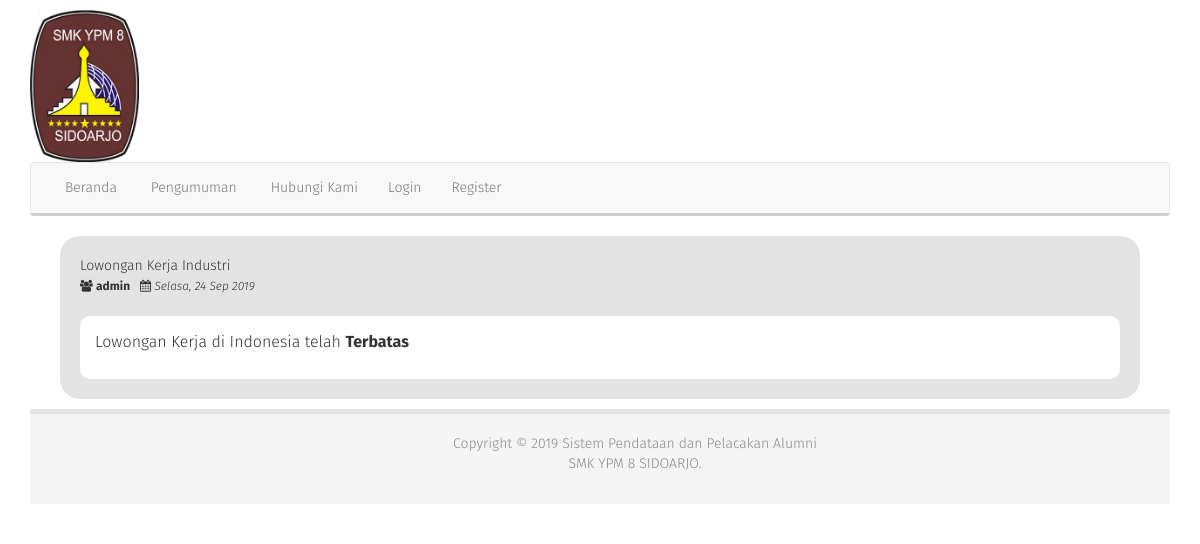
Screenshot of /tracer/index.php with the database file from the repository.
### tables this page shows
CREATE TABLE `rb_lk_tracer_menu` (
  `id` int(11) NOT NULL,
  `id_parent` int(11) NOT NULL,
  `nama_menu` varchar(64) DEFAULT NULL,
  `icon` varchar(64) DEFAULT NULL,
  `link` varchar(100) DEFAULT NULL,
  `aktif` enum('Ya','Tidak') DEFAULT NULL,
  `position` enum('Top','Bottom') DEFAULT NULL,
  `urutan` int(5) DEFAULT NULL
);

CREATE TABLE `rb_lk_pengumuman` (
  `id` int(11) NOT NULL,
  `judul` varchar(200) NOT NULL,
  `deskripsi` text DEFAULT NULL,
  `penulis` varchar(100) DEFAULT NULL,
  `waktu_post` datetime NOT NULL,
  `status` varchar(32) NOT NULL
);

### tracer/config/fungsi_indotgl.php (called while the page is built, shortened)
<?php
	function tgl_indo($tgl){
			$tanggal = substr($tgl,8,2);
			$bulan = getBulan(substr($tgl,5,2));
			$tahun = substr($tgl,0,4);
			return $tanggal.' '.$bulan.' '.$tahun;
	}
	function hari_ini($tanggal){
		$day = date('D', strtotime($tanggal));
		$dayList = array(
			'Sun' => 'Minggu',
			'Mon' => 'Senin',
			'Tue' => 'Selasa',
			'Wed' => 'Rabu',
			'Thu' => 'Kamis',
			'Fri' => 'Jumat',
			'Sat' => 'Sabtu'
		);
		return $dayList[$day];
	}
	function getBulan($bln){
				switch ($bln){
					case 9:
						return "Sep";
						break;
				}
			}
?>

### tracer/menu.php (the view, shortened to what this page needs)
<ul class="nav navbar-nav">
<?php
  $menu = mysqli_query($koneksi, "SELECT * FROM rb_lk_tracer_menu where id_parent='0' AND aktif='Ya' ORDER BY urutan ASC");
  while($dataMenu = mysqli_fetch_assoc($menu)){
    $menu_id = $dataMenu['id'];
    $submenu = mysqli_query($koneksi, "SELECT * FROM rb_lk_tracer_menu WHERE id_parent='$menu_id' AND aktif='Ya' ORDER BY urutan ASC");
    if(mysqli_num_rows($submenu) == 0){
      echo '<li><a href="'.$dataMenu['link'].'"><i class="glyphicon glyphicon-'.$dataMenu['icon'].'"></i> '.$dataMenu['nama_menu'].'</a></li>';
    }
  }
  if ($_SESSION['level']!='Calon'){
    echo "<li><a href='login.ta'> Login</a></li>
          <li><a href='register.ta'> Register</a></li>";
  }else{
    echo "<li><a href='index.php?view=profile'> Profile</a></li>";
    echo "<li><a href='index.php?view=riwayat'> Riwayat Pekerjaan</a></li>";
  }
echo "</ul>";
?>

### tracer/index.php (shortened to what this page needs)
<?php
include "config/koneksi.php";
include "config/fungsi_indotgl.php";
?>
<!DOCTYPE html>
<html lang="en">
<head>
  <link href="asset/css/bootstrap.min.css" rel="stylesheet">
  <link href="asset/css/style.css" rel="stylesheet">
  <link href="asset/css/blue.css" rel="stylesheet">
  <link rel="stylesheet" href="asset/css/font-awesome.min.css">
  <link href="asset/css/datepicker.css" rel="stylesheet">
</head>
<body>
  <div class="container">
    <a href="#" target="_BLANK" class="custom-logo-link" rel="home"><img width="" height="152" src="asset/images/sekolah_ypm.png" sizes="(max-width: 394px) 100vw, 394px"></a>
    <nav class="navbar navbar-default" style='margin-bottom: 0px; border-bottom:3px solid #cecece'>
      <div class="container-fluid">
        <div id="navbar" class="navbar-collapse collapse">
          <?php
          include "menu.php";
          ?>
        </div>
      </div>
    </nav>
    <div class="post text" style='padding-top: 20px;'>
      <?php
      if ($_GET['view'] == 'pendaftaran' or $_GET['view'] == 'pendaftaran_ulang') {
        echo "<div class='col-md-12'>";
        include "content.php";
        echo "</div>";
      } else {
        echo "<div class='col-md-12'>";
        include "content.php";
        echo "</div>";
      }
      ?>
      <footer style="background:#f4f4f4; border-top:5px solid #e3e3e3; padding:20px">
        <div class="container">
          <div class="row">
            <p class="footer" style="text-align:center; color:#8a8a8a;">
              Copyright © <?php echo date('Y'); ?> Sistem Pendataan dan Pelacakan Alumni<br>
              SMK YPM 8 SIDOARJO.
            </p>
          </div>
        </div>
      </footer>
    </div>
  </div>
</body>
</html>

### tracer/content.php
<?php
	if ($_GET['view']=='home' OR $_GET['view']==''){
		include "view_home.php";
	}elseif($_GET['view']=='halaman'){
		include "view_halaman.php";
	}elseif($_GET['view']=='pendaftaran'){
		if ($_SESSION['level']!=''){
			include "pendaftaran.php";
		}
	}elseif($_GET['view']=='pendaftaran_ulang'){
		if ($_SESSION['level']!=''){
			include "pendaftaran_ulang.php";
		}
	}elseif($_GET['view']=='sukses'){
		include "view_sukses.php";
	}elseif($_GET['view']=='pengumuman'){
		include "view_pengumuman.php";
	}elseif($_GET['view']=='riwayat'){
		include "view_riwayat.php";
	}elseif($_GET['view']=='contact'){
		include "view_contact.php";
	}elseif($_GET['view']=='login'){
		include "view_login.php";
	}elseif($_GET['view']=='register'){
		include "view_register.php";
	}elseif($_GET['view']=='profile'){
		include "view_profile.php";
	}elseif($_GET['view']=='profile'){
		include "view_profile.php";
	}
?>

### tracer/view_home.php (shortened to what this page needs)
<?php
	echo "<div class='col-md-12'>";
	$infos = mysqli_query($koneksi, "SELECT * FROM rb_lk_pengumuman");
	foreach($infos as $info) {
		echo "<div class='col-md-12' style='padding: 20px 20px 20px 20px; margin-bottom: 10px; background-color: #e3e3e3; border-radius: 20px;>";
			echo "<h3 style='margin-bottom: 2px'>".$info['judul']."</h3><br>";
			echo "<small><span class='fa fa-users'></span> <b>".$info['penulis']."</b>&nbsp&nbsp&nbsp<span class='fa fa-calendar'></span> <i>".hari_ini($info['waktu_post']).", ".tgl_indo($info['waktu_post'])."</i></small>";
			echo "<div class='col-md-12' style='margin-top: 20px; background-color: #fff; padding: 15px 15px 15px 15px; border-radius: 10px;'>";
				echo "<p>".$info['deskripsi']."</p>";
			echo "</div>";
		echo "</div>";
		if ($jumlah = 5) {
			break;
		}
	}
	echo "</div>";

### tracer/asset/css/style.css (style rules this page uses)
body { background-color: #fff; background-position: top center; background-repeat: repeat; background-attachment: fixed; margin-top:10px; }
body .container .post { min-height: 300px; background-color: #fff }

### tracer/asset/css/blue.css (style rules this page uses)
body { font-family: "Fira Sans",Arial,sans-serif; font-weight: 300; color:#333; }
a { color: #3e3e3e; }
p:empty { display: none; }
.row { margin-right: -15px; margin-left: -15px; }
.container { margin-right: auto; margin-left: auto; }
p { font-size: 16px; color: #333; }
footer p { font-size: 14px; }
.navbar-collapse { padding-left: 0; }

### rows the page displays
rb_lk_tracer_menu: nama_menu "Beranda"
rb_lk_tracer_menu: nama_menu "Pengumuman"
rb_lk_tracer_menu: nama_menu "Hubungi Kami"
rb_lk_pengumuman: judul "Lowongan Kerja Industri", penulis "admin", waktu_post "Selasa", waktu_post "24 Sep 2019", deskripsi "Lowongan Kerja di Indonesia telah Terbatas"
